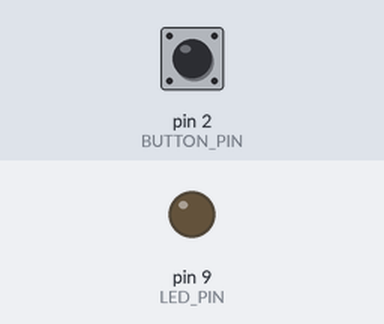
A program run on a simulated Arduino Uno, built with avr-gcc and run on an emulated ATmega328P. On the bench: output pins drawn as LEDs (lit = HIGH). Inputs (shaded band) come from the test bench; at power-on: pin 2 (BUTTON_PIN) HIGH.

Above: at 1.2 s.
1.3 s: pin 2 (BUTTON_PIN) pulled LOW for 0.15 s
At 2.0 s:
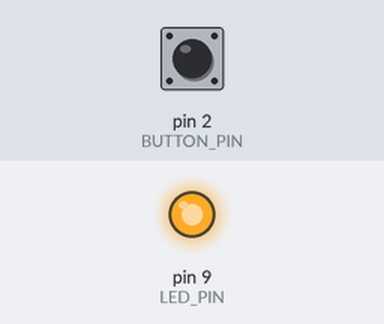
2.9 s: pin 2 (BUTTON_PIN) pulled LOW for 1 s
At 3.2 s:
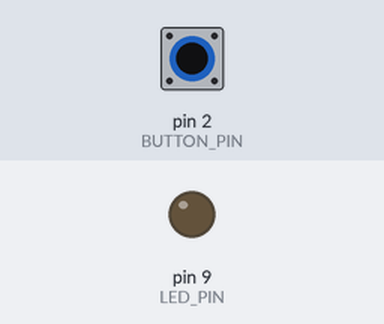
5.4 s: pin 2 (BUTTON_PIN) pulled LOW for 3.2 s
At 6.3 s:
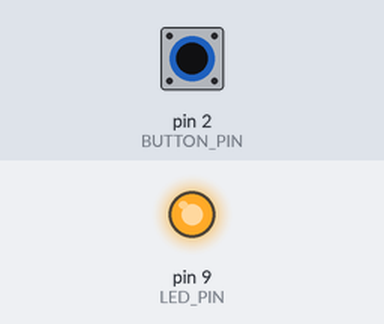
Timing chart, 0 to 8.4 s (numbered marks = the images above; inputs shaded):
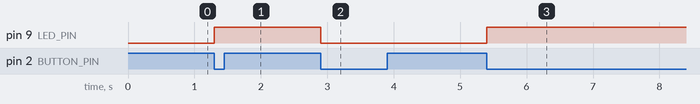

Measured:
- after the input at 1.3 s, pin 9 (LED_PIN): LOW → HIGH at once
- after the input at 2.9 s, pin 9 (LED_PIN): HIGH → LOW at once
- after the input at 5.4 s, pin 9 (LED_PIN): LOW → HIGH at once

The program:

main.cpp
```cpp
/**
 * LED con Pulsador e Interruptor
 *
 * Este programa permite controlar un LED externo mediante un pulsador,
 * con dos modos de funcionamiento:
 *
 * 1. **Modo Pulsador:** El LED se enciende solo mientras el botón esté presionado.
 * 2. **Modo Interruptor:** Al presionar el botón, el LED se enciende y permanece encendido
 *    hasta que se vuelva a presionar, momento en el cual se apagará.
 *
 * Se puede cambiar entre los modos modificando la variable `modoFuncionamiento`.
 *
 * Cómo usar el código

    Conectar el circuito
        LED Ánodo (+) → Pin 9 de Arduino
        LED Cátodo (-) → GND de Arduino (con una resistencia de 220Ω en serie).
        Pulsador un lado → Pin 2 de Arduino
        Pulsador otro lado → GND

    Cargar el código en Arduino
        Si quieres que funcione en modo pulsador, pon MODO_FUNCIONAMIENTO = 0.
        Si quieres modo interruptor, cambia MODO_FUNCIONAMIENTO = 1.
 *
 */

 #include "Arduino.h"

 // Definir los pines de conexión
 #define LED_PIN 9         // Pin donde está conectado el LED externo
 #define BUTTON_PIN 2      // Pin donde está conectado el pulsador

 // Variable para definir el modo de funcionamiento
 #define MODO_FUNCIONAMIENTO 1 // 0 = Modo Pulsador, 1 = Modo Interruptor

 // Variable para el estado del LED en modo interruptor
 bool estadoLED = false;

 // Variable para detectar cambios en la pulsación
 bool estadoAnteriorBoton = HIGH;

 void setup()
 {
   pinMode(LED_PIN, OUTPUT);        // Configurar el LED como salida
   pinMode(BUTTON_PIN, INPUT_PULLUP); // Configurar el pulsador con resistencia pull-up interna
 }

 void loop()
 {
   // Leer el estado actual del botón
   bool estadoBoton = digitalRead(BUTTON_PIN);

   // **Modo Pulsador:** El LED se enciende solo mientras el botón está presionado
   if (MODO_FUNCIONAMIENTO == 0) {
     if (estadoBoton == LOW) {  // Si el botón está presionado (LOW porque usamos INPUT_PULLUP)
       digitalWrite(LED_PIN, HIGH); // Enciende el LED
     } else {
       digitalWrite(LED_PIN, LOW);  // Apaga el LED
     }
   }

   // **Modo Interruptor:** El LED cambia de estado cada vez que se pulsa el botón
   else if (MODO_FUNCIONAMIENTO == 1) {
     if (estadoBoton == LOW && estadoAnteriorBoton == HIGH) { // Detectar flanco de bajada (botón pulsado)
       estadoLED = !estadoLED; // Alternar el estado del LED
       digitalWrite(LED_PIN, estadoLED ? HIGH : LOW);
       delay(50); // Pequeño retraso para evitar rebotes mecánicos en el pulsador
     }
   }

   // Guardar el estado actual del botón para la próxima iteración
   estadoAnteriorBoton = estadoBoton;
 }
 
```
